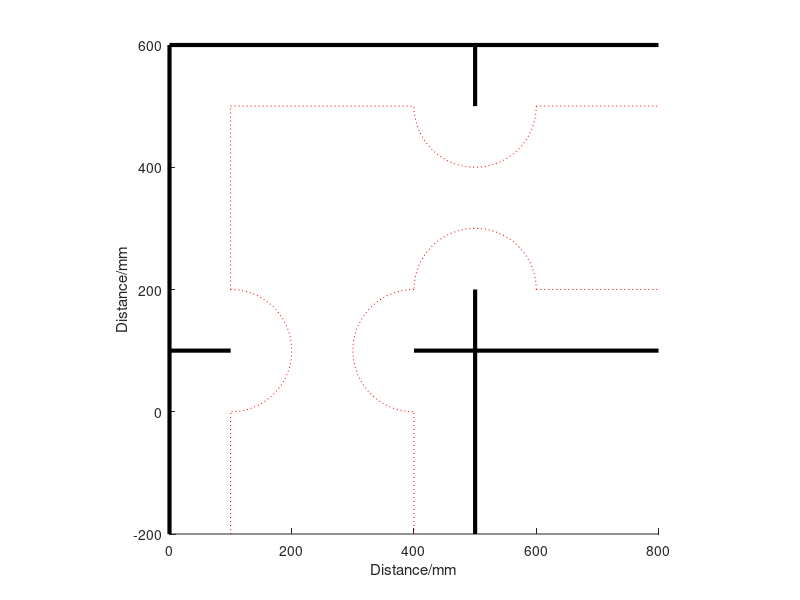

The MATLAB source for this figure:
function plot_gantry ()
    hold on
    %cross section plotting
    line([0 0], [-200 600], 'Color','black', 'LineWidth', 3);
    line([0 100], [100 100], 'Color','black', 'LineWidth', 3);
    line([0 800],[600 600], 'Color','black', 'LineWidth', 3);
    line([400 800],[100 100], 'Color','black', 'LineWidth', 3);
    line([500 500], [-200 200], 'Color','black', 'LineWidth', 3);
    line([500 500], [500 600], 'Color','black', 'LineWidth', 3);
    %limits plotting
    line([100 100], [200 500],'Color','red','LineStyle',':');
    line([100 100], [-200 0],'Color','red','LineStyle',':');
    line([400 400], [-200 0],'Color','red','LineStyle',':');
    line([100 400], [500 500],'Color','red','LineStyle',':');
    line([600 800], [500 500],'Color','red','LineStyle',':');
    line([600 800], [200 200],'Color','red','LineStyle',':');
    th = linspace( pi/2, -pi/2, 100);
    R = 100;
    plot(R*cos(th) + 100, R*sin(th) + 100,'Color','red','LineStyle',':');
    plot(-R*cos(th) + 400, R*sin(th) + 100,'Color','red','LineStyle',':');
    th = linspace( 0, pi, 100);
    plot(R*cos(th) + 500, R*sin(th) + 200,'Color','red','LineStyle',':');
    plot(R*cos(th) + 500, -R*sin(th) + 500,'Color','red','LineStyle',':');
    axis square
    % %labels
    xlim([0,800])
    ylim([-200,600])
    xlabel("Distance/mm")
    ylabel("Distance/mm")
end

function center = curve_center(x_fix, y_fix, fix_dir,r)
    if fix_dir == "y"
        center = [x_fix+r, y_fix];
    else
        center = [x_fix, y_fix-r];
    end
    return
end


function plot_robot(x, y, theta, fix_index)
    L = 600;
    plot(x(1), y(1), "x", 'Color', 'blue')
    plot(x(2), y(2), "x", 'Color', 'blue')
    dir = ["y", "x"];
    r = L/(theta);
    center = curve_center(x(fix_index), y(fix_index), dir(fix_index), r);
    if fix_index == 1
        th = linspace(theta, 0, 100);
        plot(-r*cos(th)+center(1),r*sin(th)+center(2), ":", "Color", "blue")
    else 
        th = linspace(pi/2, (pi/2-theta), 100);
        plot(-r*cos(th)+center(1),r*sin(th)+center(2), ":", "Color", "blue")
    end
end

function [x_new,y_new]=bend(theta, x_fix, y_fix, fix_dir)
    L = 600;
    r = L/theta;
    center = curve_center(x_fix, y_fix, fix_dir, r);
    if fix_dir == "y"
        x_new = center(1)-r*cos(theta);
        y_new = center(2)+r*sin(theta);
    else 
        x_new = center(1)-r*sin(theta);
        y_new = center(2)+r*cos(theta);
    end
    return
end

function [x_new, y_new] = unbend(theta_now, delta_theta, x_fix, y_fix, fix_dir)
    theta = theta_now - delta_theta;
    [x_new, y_new] = bend(theta, x_fix, y_fix, fix_dir);
    return
end

function plot_robot_no_bend(x, y)
    plot(x(1), y(1), "x", 'Color', 'blue')
    plot(x(2), y(2), "x", 'Color', 'blue')
    plot(x, y, ":", 'Color', 'blue')
end

figure
hold on
theta_global = 0;
subplot(4,4,1)
plot_gantry()
xjoints = [250, 250];
yjoints = [-250, 450];
plot_robot_no_bend(xjoints, yjoints)

subplot(4,4,2)
plot_gantry()
theta_global = theta_global + pi/6;
[xjoints(2), yjoints(2)] = bend(theta_global, xjoints(1), yjoints(1), "y");
plot_robot(xjoints,yjoints,theta_global, 1);

subplot(4,4,3)
plot_gantry()
yjoints = yjoints+100;
plot_robot(xjoints,yjoints,theta_global, 1);

subplot(4,4,4)
plot_gantry()
theta_global = theta_global + pi/6;
[xjoints(2), yjoints(2)] = bend(theta_global, xjoints(1), yjoints(1), "y");
plot_robot(xjoints,yjoints,theta_global, 1);

subplot(4,4,5)
plot_gantry()
yjoints=yjoints+50;
plot_robot(xjoints,yjoints,pi/3, 1);

subplot(4,4,6)
plot_gantry()
theta_global = 3*pi/8;
[xjoints(2), yjoints(2)] = bend(theta_global, xjoints(1), yjoints(1), "y");
plot_robot(xjoints,yjoints,theta_global, 1);

subplot(4,4,7)
plot_gantry()
yjoints=yjoints+50;
plot_robot(xjoints,yjoints,3*pi/8, 1);

subplot(4,4,8)
plot_gantry()
theta_global = pi/2;
[xjoints(2), yjoints(2)] = bend(theta_global, xjoints(1), yjoints(1), "y");
plot_robot(xjoints,yjoints,theta_global, 1);

subplot(4,4,9)
plot_gantry()
[xjoints(1), yjoints(1)] = unbend(theta_global, pi/8, xjoints(2), yjoints(2), "x");
theta_global = theta_global - pi/8;
plot_robot(xjoints,yjoints,theta_global, 2);

subplot(4,4,10)
plot_gantry()
xjoints = xjoints + 100;
plot_robot(xjoints,yjoints,theta_global, 2);

subplot(4,4,11)
plot_gantry()
[xjoints(1), yjoints(1)] = unbend(theta_global, pi/8, xjoints(2), yjoints(2), "x");
theta_global = theta_global - pi/8;
plot_robot(xjoints,yjoints,theta_global, 2);

subplot(4,4,12)
plot_gantry()
xjoints = xjoints + 100;
plot_robot(xjoints,yjoints,theta_global, 2);

subplot(4,4,13)
plot_gantry()
yjoints(1) = yjoints(2);
xjoints(1) = xjoints(2)-600;
theta_global = theta_global - pi/4;
plot_robot_no_bend(xjoints,yjoints);

subplot(4,4,14)
plot_gantry()
xjoints = xjoints + 100;
plot_robot_no_bend(xjoints,yjoints);

subplot(4,4,15)
plot_gantry()
xjoints = xjoints + 100;
plot_robot_no_bend(xjoints,yjoints);

subplot(4,4,16)
plot_gantry()
xjoints = xjoints + 100;
plot_robot_no_bend(xjoints,yjoints);